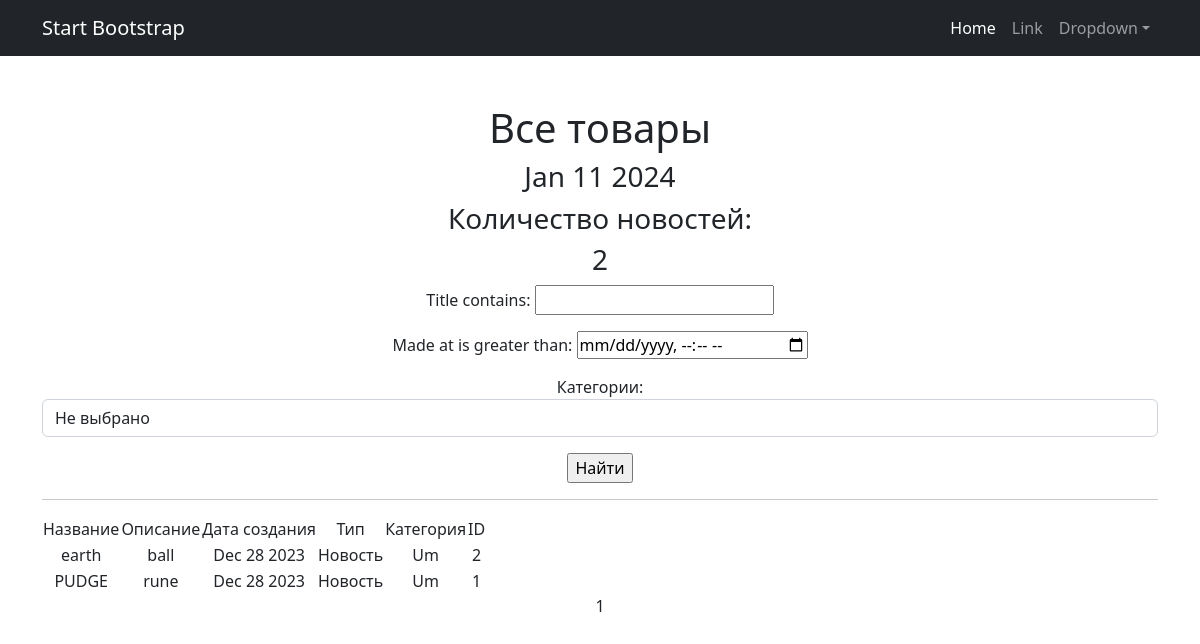
Page /news/ on the committed database.
### commonapp/models.py (models this page shows, shortened)
class New(models.Model):
    title = models.CharField(
        max_length=50,
        unique=True, # названия товаров не должны повторяться
    )
    text = models.TextField()
    type = 'Новость'
    made_at = models.DateTimeField(
        auto_now=True,)
    category = models.ForeignKey(
        to='Category',
        on_delete=models.CASCADE,
        related_name='News', # все продукты в категории будут доступны через поле products
    )

class Category(models.Model):
    name = models.CharField(max_length=100, unique=True)
    def __str__(self):
        return self.name.title()

### commonapp/views.py (the view)
class NewsList(ListView):
    model = New
    ordering = '-id'
    template_name = 'news.html'
    context_object_name = 'news'
    paginate_by = 10
    def get_queryset(self):
        queryset = super().get_queryset()
        self.filterset = ProductFilter(self.request.GET, queryset)
        return self.filterset.qs
    def get_context_data(self, **kwargs):
        context = super().get_context_data(**kwargs)
        context['time_now'] = datetime.datetime.now()
        context['filterset'] = self.filterset
        return context

### commonapp/templatetags/custom_filters.py (called while the page is built)
@register.filter()
def censor(value:str):
    value = value.lower()
    if type(value) != str:
       raise AttributeError # введён неверный тип аргумента
    for N in N_words:
      if N in value:
         value = value.replace(N, N[0] + '*'*len(N[1:]))
    return value

### templates/news.html (shortened to what this page needs)
{% extends 'flatpages/default.html' %}
{% load custom_tags %}
{% load custom_filters %}
{% block content %}
   <h1>Все товары</h1>
   <h3>{{ time_now|date:'M d Y' }}</h3>
   <h3>Количество новостей:</h3><h3> {{ news|length }} </h3>
    <form action="" method="get">
    {{ filterset.form.as_p }}
    <input type="submit" value="Найти" />
    </form>
   <hr>
   {% if news %}
       <table>
           <tr>
               <td>Название</td>
               <td>Описание</td>
               <td>Дата создания</td>
               <td>Тип</td>
               <td>Категория</td>
               <td>ID</td>
           </tr>
           {% for i in news %}
           <tr>
               <td>{{ i.title}}</td>
               <td>{{ i.text|truncatechars:20|censor }}</td>
               <td>{{ i.made_at|date:'M d Y'}}</td>
               <td>{{ i.type }}</td>
               <td>{{ i.category.name }}</td>
               <td>{{ i.id }}</td>
               <td>
               </td>
           </tr>
           {% endfor %}
       </table>
   {% else %}
       <h2>Новостей нет!</h2>
   {% endif %}
   {{ page_obj.number }}
{% endblock content %}

### rows in the picture
New: title "earth", text|censor "ball", made_at "Dec 28 2023", type "Новость", category.name "Um", id "2"
New: title "PUDGE", text|censor "rune", made_at "Dec 28 2023", type "Новость", category.name "Um", id "1"

### other values in the picture
{{ time_now|date:'M d Y' }} "Jan 11 2024"
{{ news|length }} "2"
{{ page_obj.number }} "1"
